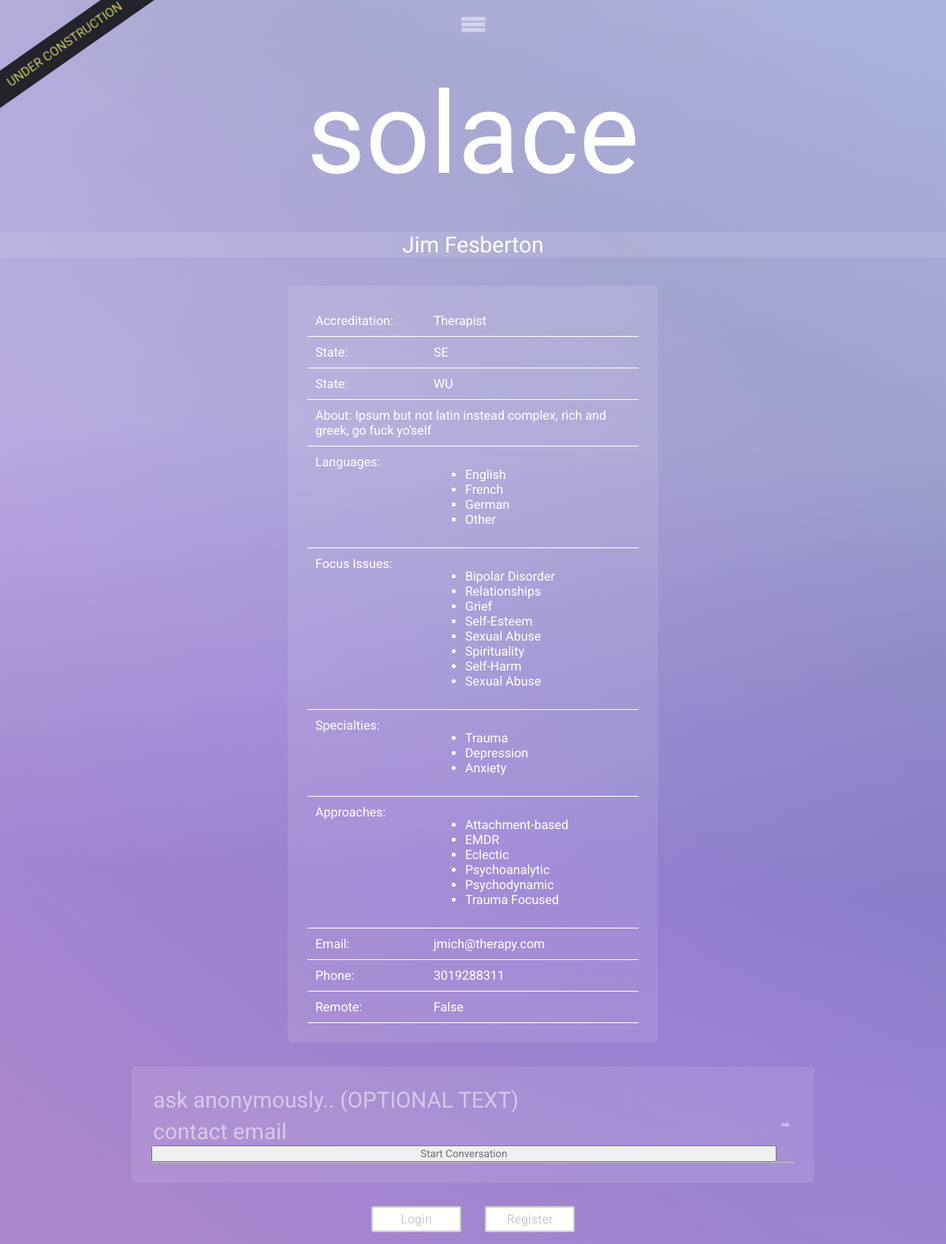
Screenshot of /practitioners/practitioner/2 with the database file from the repository.
### practitioners/models.py (models this page shows, shortened)
class Practitioner(models.Model):
	account				= models.OneToOneField(User, related_name="practitioner", on_delete=models.CASCADE)
	verified			= models.BooleanField(default=False)
	available 			= models.DateTimeField(null=True, blank=True)
	first_name			= models.CharField(max_length=100)
	last_name			= models.CharField(max_length=100)
	email				= models.EmailField()
	phone				= models.IntegerField(null=True, blank=True)
	accreditation		= models.CharField(max_length=100, null=True, blank=True)
	license 			= models.CharField(max_length=100,  null=True, blank=True)
	is_remote			= models.BooleanField(default=False)
	state 				= models.CharField(max_length=2, null=True, blank=True)
	zipcode 			= models.IntegerField(null=True, blank=True)
	school 				= models.CharField(max_length=200, null=True, blank=True)
	about 				= models.TextField(null=True, blank = True)
	created 			= models.DateTimeField(auto_now_add=True)
	updated_at 			= models.DateTimeField(auto_now=True)
	def get_languages(self):
		return [str(language.getId()) for language in self.account.languages.all()]
	def get_focus_issues(self):
		return [focus_issue.getId() for focus_issue in self.account.focus_issues.all()]
	def get_specialties(self):
		return [specialty.getId() for specialty in self.account.specialties.all()]
	def get_approaches(self):
		return [approach.getId() for approach in self.account.approaches.all()]
	def get_languages_array(self):
		return [str(LanguageData.objects.get(id=id)) for id in self.get_languages()]
	def get_focus_issues_array(self):
		return [str(FocusIssueData.objects.get(id=id)) for id in self.get_focus_issues()]
	def get_specialties_array(self):
		return [str(SpecialtyData.objects.get(id=id)) for id in self.get_specialties()]
	def get_approaches_array(self):
		return [str(ApproachData.objects.get(id=id)) for id in self.get_approaches()]

### datamodels/models.py (models this page shows)
class LanguageData(models.Model):
	language 		= models.CharField(max_length=200)
	def __str__(self):
		return self.language

class FocusIssueData(models.Model):
	focus_issue 	= models.CharField(max_length=200)
	def __str__(self):
		return self.focus_issue

class SpecialtyData(models.Model):
	specialty 	= models.CharField(max_length=200)
	def __str__(self):
		return self.specialty

class ApproachData(models.Model):
	approach 		= models.CharField(max_length=200)
	def __str__(self):
		return self.approach

### practitioners/views.py (the view)
# urls.py: path('practitioner/<int:pract_id>', views.practitioner_public_profile, name="practitioner_public_profile")
def practitioner_public_profile(request, pract_id):
	context = {
		"pract": Practitioner.objects.get(id = pract_id)
	}
	return render(request, "practitioners/practitioner_public_profile.html", context)

### datamodels/models.py (called while the page is built)
	def getId(self):
		return self.language.id

	def getId(self):
		return self.focus_issue.id

	def getId(self):
		return self.specialty.id

	def getId(self):
		return self.approach.id

### practitioners/templates/practitioners/practitioner_public_profile.html (shortened to what this page needs)
{% extends 'layout/base.html' %}
{% block load_static %}
{% load static %}
	<link rel="stylesheet" type="text/css" href="{% static 'practitioners/practitioner_style.css' %}">
{% endblock %}
{% block body %}
<div class="title">
	{{ pract.first_name }} {{ pract.last_name }}
</div>
<div class="public_profile_container">
	<div class="info_row">	<div class="info_row_title">Accreditation:</div> {{ pract.accreditation }}</div>
	<div class="info_row">	<div class="info_row_title">State:</div> {{ pract.state }}</div>
	<div class="info_row">	<div class="info_row_title">State:</div> {{ pract.school }}</div>
	<div class="info_row">  <span><span class="info_row_title">About:</span> {{ pract.about }}</span></div>
	<div class="info_row">
		<div class="info_row_title">Languages:</div>
		<ul>
			{% for el in pract.get_languages_array %}
				<li> {{ el }} </li>
			{% endfor %}
		</ul>
	</div>
	<div class="info_row">
		<div class="info_row_title">Focus Issues:</div>
		<ul>
			{% for el in pract.get_focus_issues_array %}
				<li> {{ el }} </li>
			{% endfor %}
		</ul>
	</div>
	<div class="info_row">
		<div class="info_row_title">Specialties:</div>
		<ul>
			{% for el in pract.get_specialties_array %}
				<li> {{ el }} </li>
			{% endfor %}
		</ul>
	</div>
	<div class="info_row">
		<div class="info_row_title">Approaches:</div>
		<ul>
			{% for el in pract.get_approaches_array %}
				<li> {{ el }} </li>
			{% endfor %}
		</ul>
	</div>
	<div class="info_row"><div class="info_row_title">Email: </div>{{ pract.email }}</div>
	<div class="info_row"><div class="info_row_title">Phone: </div>{{ pract.phone }}</div>
	<div class="info_row"><div class="info_row_title">Remote: </div>{{ pract.is_remote }}</div>
</div>
{% if user.is_authenticated %}
	<div class="public_profile_container">
		<form method="post" action="{% url 'show_conversation' %}">
			{% csrf_token %}
			<input type="hidden" value="{{ user.client.to_char }}" 		name="sender_class">
			<input type="hidden" value="{{ pract.id }}" 	name="pract_id">
			<input type="submit" class="form_submit_button" value="Start Conversation">
		</form>
	</div>
{% else %}
	<div class="public_profile_container">
		<div id="anon_post_form_wrapper">
		<form id="anon_post_form" action="{% url 'send_message_anon' %}" method="post">
					<input name="message" type="textfield" id="anon_post_body" class="anon_textfield" placeholder="ask anonymously.. (OPTIONAL TEXT)"/>
					<input name="contact_id" type="textfield" id="anon_post_contactid" class="anon_textfield anon_id" placeholder="contact email"/>
			<input type="submit" class="form_submit_button" value="Start Conversation">
		</form>
		<button id="anon_button">➡</button>
		</div>
	</div>
	<div class="profile_login_option">
		<a href="{% url 'client_login' %}">
			<div class="index_option">Login</div>
		</a>
		<a href="{% url 'client_register' %}">
			<div class="index_option">Register</div>
		</a>
	</div>
{% endif %}
{% endblock %}
{% block foot_static_load %}
	{% load static %}
{% endblock %}

### posts/static/anon_post/base.css (style rules this page uses)
* { font-family: 'Roboto', sans-serif; }
html, body { position: absolute; width: 100%; min-height: 100%; margin: 0; }
body { background-color: black; display: flex; flex-direction: column; }
a { text-decoration: none; color: inherit; }
button { background: none; border: none; }

### posts/static/anon_post/anon_index.css (style rules this page uses)
.index_option { margin: 25px; color: rgba(255,255,255,0.5); transition: .5s; }
#anon_post_form_wrapper { border-bottom: 1px solid rgba(200,200,200,0.9); display: flex; flex-direction: row; justify-content: center; }
.anon_textfield { font-size: 28px; color: rgba(255,255,255,0.5); width: 100%; background-color: transparent; border: none; -ms-overflow-style: none; scrollbar-width: none; }
.anon_textfield::placeholder { color: rgba(255,255,255,.5); }
.anon_id { margin-top: 5px; padding-bottom: 1px; }
#anon_button { background: none; border: none; color: rgba(255,255,255,0.5); }

### practitioners/static/practitioners/practitioner_style.css (style rules this page uses)
* { color: rgba(100,100,100,0.9); }
.title { font-family: 'Roboto', sans-serif; font-size: 28px; color: white; margin: 40px 0 20px; width: 100%; text-align: center; background-color: rgba(255,255,255,0.1); }
.public_profile_container { margin: 15px; padding: 25px; background-color: rgba(255,255,255,0.1); border-radius: 5px; display: flex; flex-direction: column; justify-content: center; }
.public_profile_container * { font-family: 'Roboto', sans-serif; }
.info_row { border-bottom: 1px solid white; width: 400px; color: white; padding: 10px; display: flex; flex-direction: row; }
.info_row * { color: white; }
.info_row_title { color: white; width: 150px; }
.profile_login_option { display: flex; width: 400px; justify-content: center; }
.index_option { font-family: 'Roboto', sans-serif; width: 100px; color: rgba(200,200,200,0.9); text-align: center; background-color: white; padding: 5px; margin: 15px; border: 2px solid rgba(200,200,200,0.9); border-radius: 2px; transition: .25s; }
.form_submit_button { width: 100%; }

### rows the page displays
Practitioner: first_name "Jim", last_name "Fesberton", accreditation "Therapist", state "SE", school "WU", about "Ipsum but not latin instead complex, rich and greek, go fuck yo'self", email "jmich@therapy.com", phone "3019288311", is_remote "False"
LanguageData: get_languages_array "English"
LanguageData: get_languages_array "French"
LanguageData: get_languages_array "German"
LanguageData: get_languages_array "Other"
FocusIssueData: get_focus_issues_array "Bipolar Disorder"
FocusIssueData: get_focus_issues_array "Relationships"
FocusIssueData: get_focus_issues_array "Grief"
FocusIssueData: get_focus_issues_array "Self-Esteem"
FocusIssueData: get_focus_issues_array "Sexual Abuse"
FocusIssueData: get_focus_issues_array "Spirituality"
FocusIssueData: get_focus_issues_array "Self-Harm"
FocusIssueData: get_focus_issues_array "Sexual Abuse"
SpecialtyData: get_specialties_array "Trauma"
SpecialtyData: get_specialties_array "Depression"
SpecialtyData: get_specialties_array "Anxiety"
ApproachData: get_approaches_array "Attachment-based"
ApproachData: get_approaches_array "EMDR"
ApproachData: get_approaches_array "Eclectic"
ApproachData: get_approaches_array "Psychoanalytic"
ApproachData: get_approaches_array "Psychodynamic"
ApproachData: get_approaches_array "Trauma Focused"
